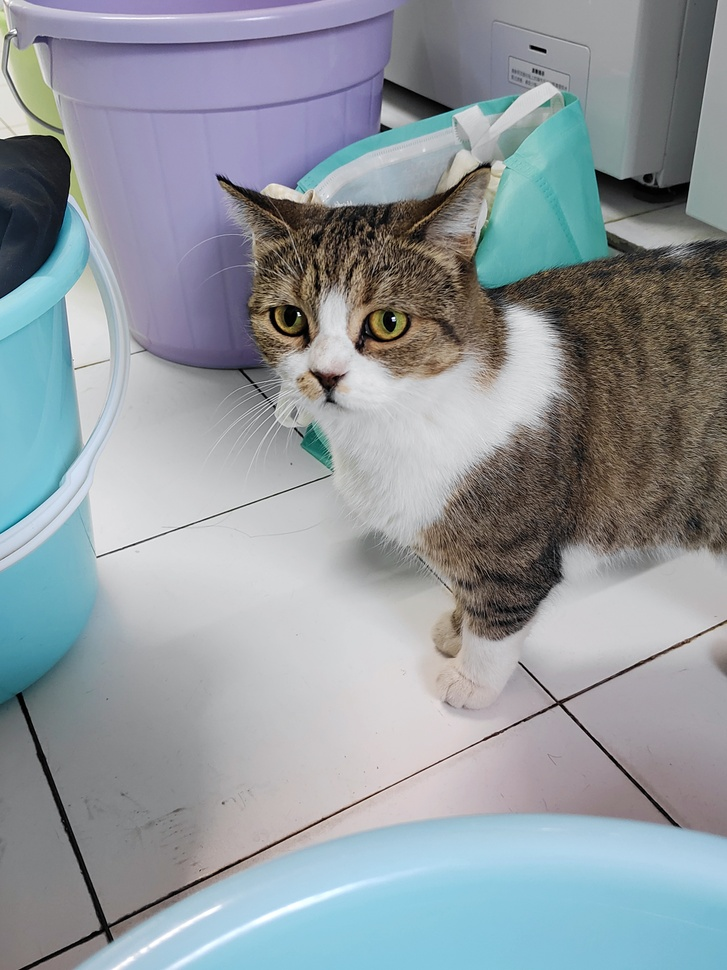
#> input picture 计算机视觉/计算机视觉2/1.jpg, 727 x 970 px, shrunk from 3456 x 4608 before the run
$ python main.py
#> lines starting #> are read from the running program, lines starting #| are printed output that depends on the picture
import matplotlib.pyplot as plt
from skimage.feature import hog
from skimage import data, exposure
import skimage.io as io


def extract_and_visualize_hog(image_path):
    """
    函数功能：读取指定路径的图片，提取其HOG特征，并可视化HOG归一化之后的直方图
    参数：
    image_path：要处理的图片的路径
    """
#> called with image_path = '1.jpg'
    # 读取图片
    image = io.imread(image_path)
#> image is the input picture: shape (970, 727, 3); mean R, G, B 144.8, 152.2, 157.7

    # 提取HOG特征，对于彩色图像（多通道）指定channel_axis参数，这里假设是常见的RGB图像，通道轴为-1
    fd, hog_image = hog(image, orientations=9, pixels_per_cell=(8, 8),
                        cells_per_block=(3, 3), block_norm='L2-Hys',
                        visualize=True, channel_axis=-1)
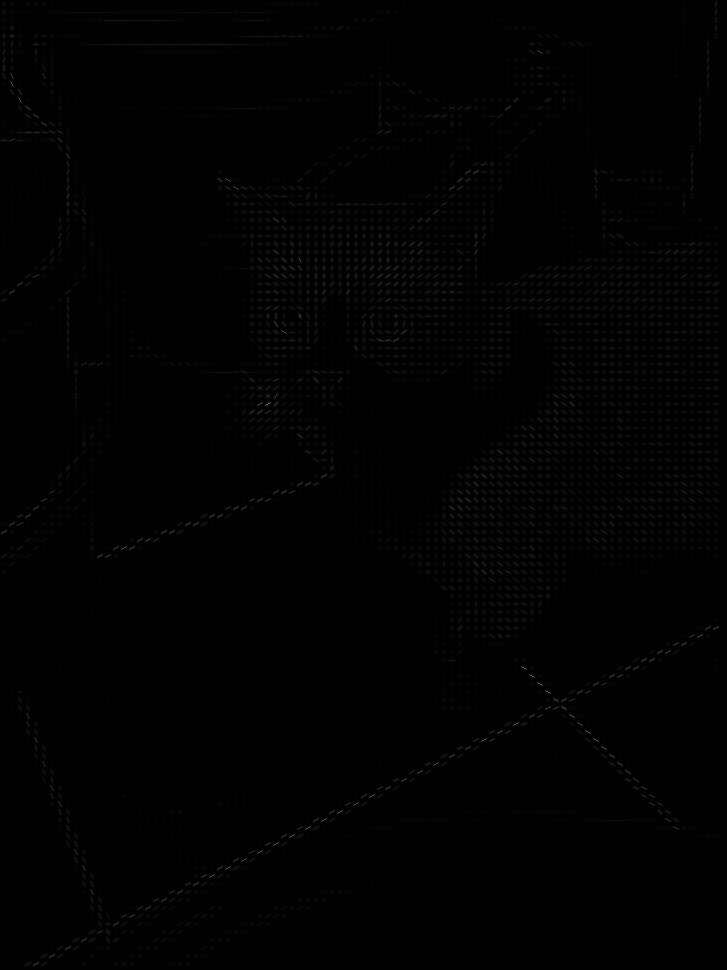
#> hog_image: shape (970, 727) float64; min 0, max 127.7, mean 1.3

    # 方式一：直接绘制HOG可视化图像（归一化后的一种直观展示，类似直方图分布的灰度图）
    # 对HOG可视化图像进行强度缩放，使其更便于可视化显示，将像素值范围调整到 (0, 10) 区间
    hog_image_rescaled = exposure.rescale_intensity(hog_image, in_range=(0, 10))
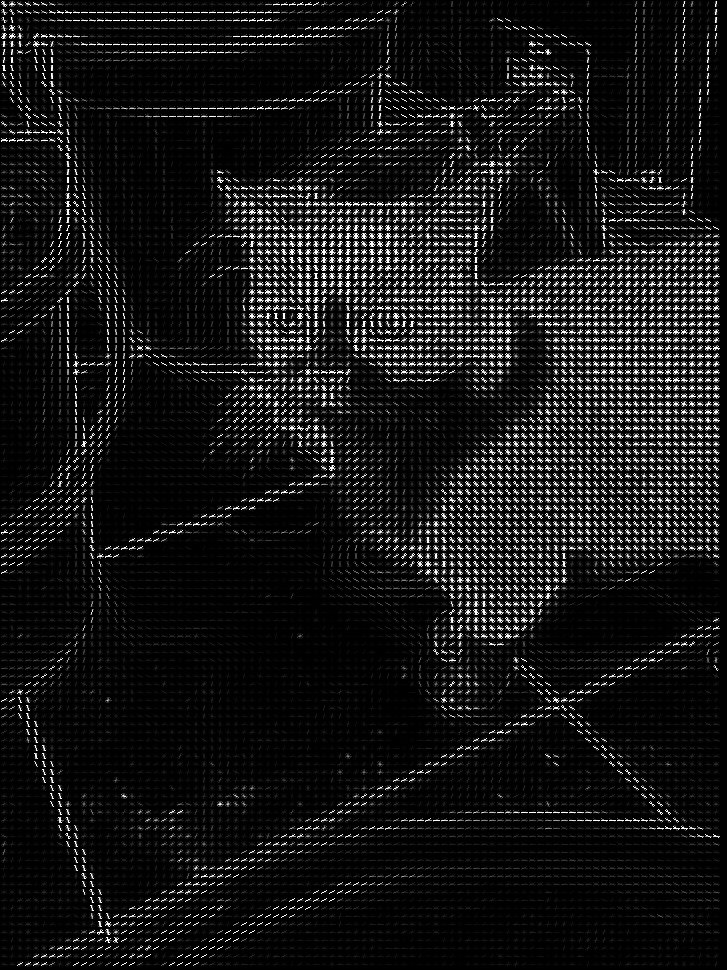
#> hog_image_rescaled: shape (970, 727) float64; min 0, max 1, mean 0.0848
    plt.subplot(1, 2, 1)
    plt.imshow(hog_image_rescaled, cmap=plt.cm.gray)
    plt.title('HOG Normalized Image (Rescaled)')


    # 方式二：通过统计特征向量各方向数据绘制常规直方图
    # 假设特征向量fd的形状是 (n_features,)，尝试将其按照方向维度重塑
    num_orientations = 9
    fd_reshaped = fd.reshape(-1, num_orientations)
    # 计算每个方向上的直方图统计（这里简单采用求和的方式，也可根据实际需求采用其他统计方式）
    histogram = fd_reshaped.sum(axis=0)
#> histogram = [9301.4, 5219.7, 7862.7, 7056, 9852.1, 6334, 7998.7, 5799.4, 4228.9]
    plt.subplot(1, 2, 2)
    plt.bar(range(num_orientations), histogram)
    plt.xlabel('Orientation')
    plt.ylabel('Magnitude')
    plt.title('HOG Histogram (by Summing Features)')


    plt.tight_layout()
    plt.show()
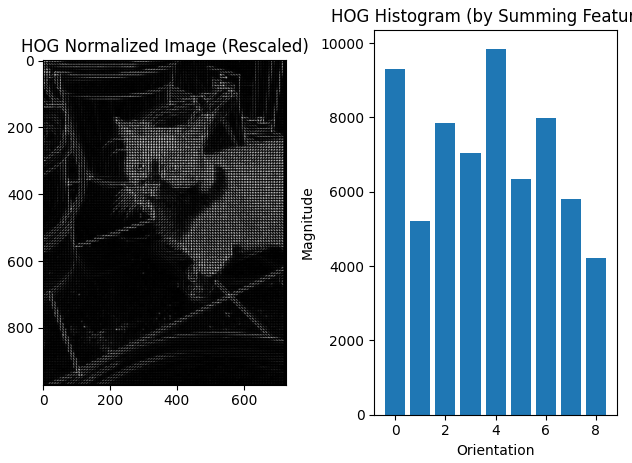
#> figure drawn by matplotlib, 2 panels; panel 2: tallest bar 9852.1 high, from x = 3.6 to 4.4


if __name__ == "__main__":
    # 替换为你自己的图片实际路径
    image_path = '1.jpg'
    extract_and_visualize_hog(image_path)
